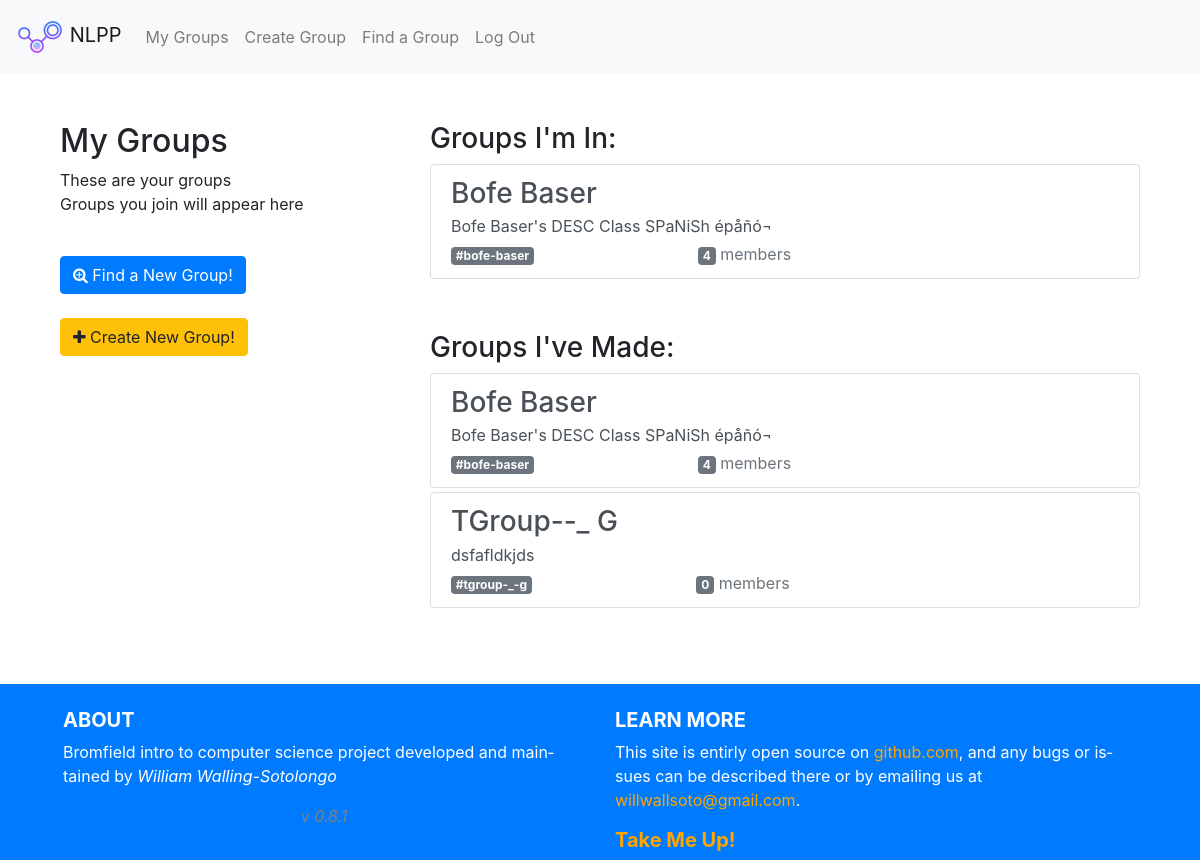
/groups/all/ (signed in), run on the app's committed database.
### groups/models.py (models this page shows, shortened)
class Group(models.Model):
    name = models.CharField(max_length=50, unique=True)
    slug = models.SlugField(allow_unicode=True, unique=True)
    creator = models.ForeignKey(User, related_name="group_owners",on_delete=models.CASCADE)
    description = models.TextField(blank=True, default='')
    members = models.ManyToManyField(User,through="GroupMember")
    creation_date = models.DateTimeField(auto_now=True)
    class Meta:
        ordering = ["name"]

### groups/views.py (the view)
# urls.py: path('all/', views.ListGroups.as_view(), name="all"),
class ListGroups(LoginRequiredMixin, generic.ListView):
    model = Group
    template_name = 'groups/group_list.html'

### groups/templates/groups/group_list.html (shortened to what this page needs)
{% extends "groups/group_base.html" %}
{% load group_extras %}
{% block pregroup %}
<div class="col-md-4">
	<div class="mt-5">
		<h2>My Groups</h2>
			<p>These are your groups <br>
				Groups you join will appear here <br>
			</p>
	</div>
	<a href="{% url 'groups:find' %}" class="btn btn-primary my-4" role="button"><span class="fa fa-search-plus"></span> Find a New Group!</a>
	<a href="{% url 'groups:create' %}" class="btn btn-warning" role="button"><span class="fa fa-plus"></span> Create New Group!</a>
</div>
{% endblock %}
{% block group_content %}
<div class="col-md-8">
	<div class="list-group mt-4">
		<div class="my-4 list-joined-groups">
		<h3> Groups I'm In:</h3>
		{% for group in object_list %}
		{% if user in group.members.all %}
		<div class="my-1">
			<a href="{% url 'groups:single' slug=group.slug %}"
			class="list-group-item list-group-item-action flex-column align-items-start">
				<h3 class="mb-1">{{ group.name }}</h3>
				<p class="mb-1">{{ group.description }}</p>
				<div class="d-flex w-40 justify-content-between">
					<span class="text-muted"><span class="badge badge-secondary">
						#{{ group.slug }}</span></span>
					<span class="text-muted"><span class="badge badge-secondary">
						{{ group.members.count }}</span> member{{group.members.count|pluralize}} </span>
				</div>
			</a>
		</div>
		{% endif %}
		{% endfor %}
	</div>
	<div class="my-4 list-creator-groups">
		<h3> Groups I've Made: </h3>
		{% for group in object_list %}
		{% if user == group.creator %}
		<div class="my-1">
			<a href="{% url 'groups:single' slug=group.slug %}"
			class="list-group-item list-group-item-action flex-column align-items-start">
				<h3 class="mb-1">{{ group.name }}</h3>
				<p class="mb-1">{{ group.description }}</p>
				<div class="d-flex w-40 justify-content-between">
					<span class="text-muted"><span class="badge badge-secondary">
						#{{ group.slug }}</span></span>
					<span class="text-muted"><span class="badge badge-secondary">
						{{ group.members.count }}</span> member{{ group.members.count|pluralize }}</span>
				</div>
			</a>
		</div>
		{% endif %}
		{% endfor %}
	</div>
	</div>
</div>
{% endblock %}

### static/NLPP/css/master.css (style rules this page uses)
html { height:100%; }
body { background-color: #FFFFFF; font-size: 1rem; height:100%; overflow-wrap: break-word; word-wrap: break-word; hyphens: auto; display: flex; flex-direction: column; }
a { color: blue; }

### data on the page
Group: name "Bofe Baser", description "Bofe Baser's DESC Class SPaNiSh épåñó¬", slug "bofe-baser", members.count "4"
Group: name "TGroup--_ G", description "dsfafldkjds", slug "tgroup-_-g", members.count "0"
